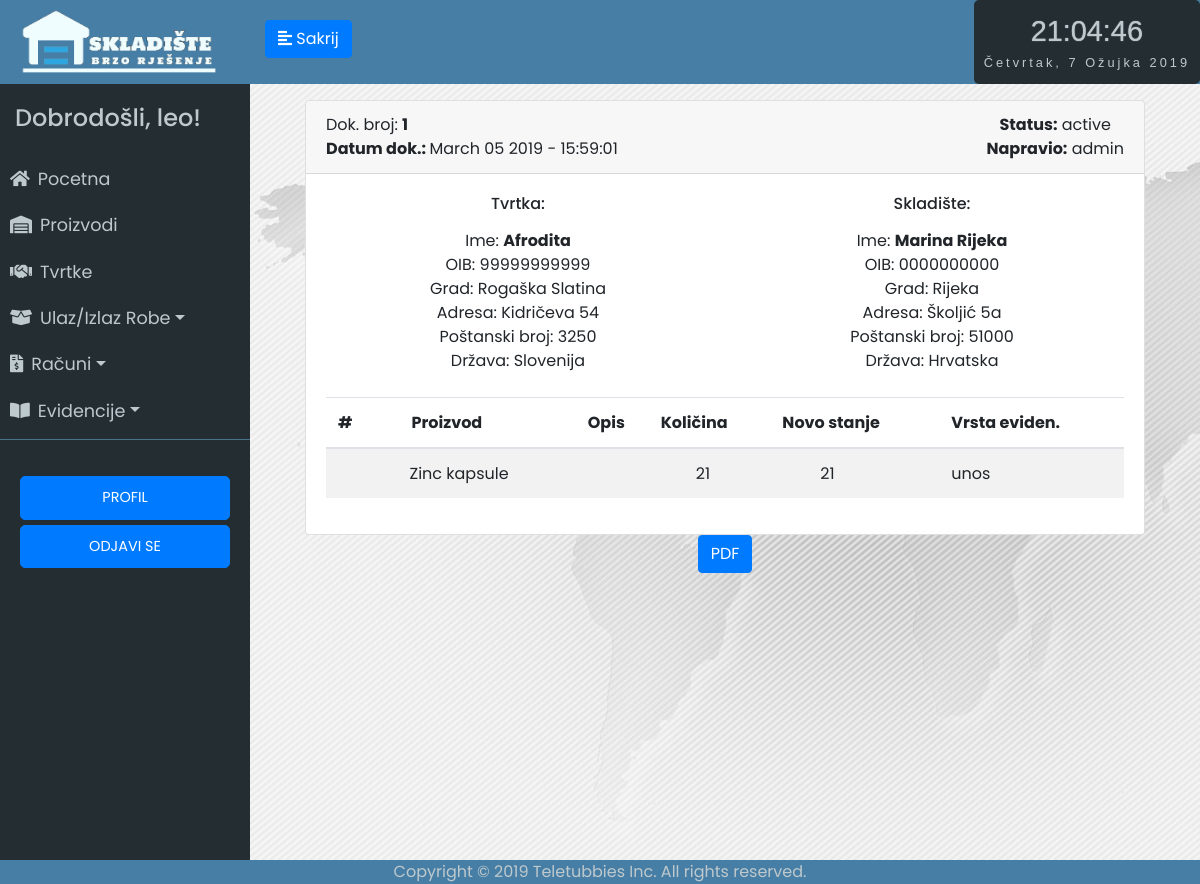
Page /evidencija/1 (signed in) on the committed database.
### app/models.py (models this page shows, shortened)
class User(UserMixin, db.Model):
	id = db.Column(db.Integer, primary_key=True)
	username = db.Column(db.String(64), index=True, unique=True)
	email = db.Column(db.String(120), index=True, unique=True)
	password_hash = db.Column(db.String(128))
	last_seen = db.Column(db.DateTime, default=datetime.utcnow)
	evidencija = db.relationship('Evidencija', backref='user', lazy='dynamic')

class Evidencija(db.Model):
	id = db.Column(db.Integer, primary_key=True)
	proizvod_id = db.Column(db.Integer, db.ForeignKey('proizvod.id'))
	tvrtka_id = db.Column(db.Integer, db.ForeignKey('tvrtka.id'))
	promijenjena_kolicina = db.Column(db.Integer)
	trenutna_kolicina = db.Column(db.Integer)
	datum_unosa = db.Column(db.DateTime, default=datetime.utcnow)
	vrsta_unosa = db.Column(db.String(64))
	user_id = db.Column(db.Integer, db.ForeignKey('user.id'))
	receipt_id = db.Column(db.Integer, db.ForeignKey('receipt.id'))

class Receipt(db.Model):
	id = db.Column(db.Integer, primary_key=True)
	status = db.Column(db.String(64))
	date = db.Column(db.DateTime, default=datetime.utcnow)
	receipt_type = db.Column(db.String(64))
	evidencija = db.relationship('Evidencija', backref='receipt', lazy='dynamic')
	storno_date = db.Column(db.DateTime, nullable=True)
	storno_user = db.Column(db.String(64), nullable=True)

class Tvrtka(db.Model):
	__searchable__ = ['name']
	id = db.Column(db.Integer, primary_key=True)
	name = db.Column(db.String(64))
	oib = db.Column(db.Integer, unique=True)
	adresa = db.Column(db.String(200))
	grad = db.Column(db.String(64))
	p_broj = db.Column(db.Integer)
	drzava = db.Column(db.String(64))
	evidencija = db.relationship('Evidencija', backref='tvrtka', lazy='dynamic')

class Proizvod(db.Model):
	__searchable__ = ['name']
	id = db.Column(db.Integer, primary_key=True)
	name = db.Column(db.String(64))
	kolicina = db.Column(db.Integer, default=0)
	zemlja_podrijetla = db.Column(db.String(64))
	opis_proizvoda = db.Column(db.String(300))
	datum_unosa = db.Column(db.DateTime, default=datetime.utcnow)
	evidencija = db.relationship('Evidencija', backref='proizvod', lazy='dynamic')
	bar_kod = db.Column(db.String(64))

### app/routes.py (the view)
@app.route('/evidencija/<id>')
@login_required
def evidencija(id):
	evidencija = Evidencija.query.filter_by(id=id).first_or_404()
	return render_template('evidencija.html', id=id, evidencija=evidencija)

### app/models.py (called while the page is built)
@login.user_loader
def load_user(id):
	return User.query.get(int(id))

### app/routes.py (called while the page is built)
@app.before_request
def before_request():
	if current_user.is_authenticated:
		current_user.last_seen = datetime.utcnow()
		db.session.commit()

### app/templates/evidencija.html (shortened to what this page needs)
{% extends "base.html" %}
{% block content %}
<link rel="stylesheet" href="https://stackpath.bootstrapcdn.com/bootstrap/4.2.1/css/bootstrap.min.css" integrisha384-GJzZqFGwb1QTTN6wy59ffF1BuGJpLSa9DkKMp0DgiMDm4iYMj70gZWKYbI706tWS">
<link href="../static/style.css" type="text/css" rel="stylesheet">
<link rel="stylesheet" href="https://use.fontawesome.com/releases/v5.7.1/css/all.css">
<div id="contentToPdf" class="unos-p">
	<div class="container">
		<div class="card">
			<div class="card-header">
				<span class="float-left"><span class="float-left">Dok. broj: <strong>{{id}}</strong></span><br><span class="float-left"><strong>Datum dok.: </strong>{{ evidencija.datum_unosa.strftime('%B %d %Y - %H:%M:%S') }}</span>
				</span></span>
				<span class="float-right"><strong>Status:</strong> {{evidencija.receipt.status}}<br><strong>Napravio:</strong> {{evidencija.user.username}}
				</span>
				<br>
				<br>
			</div>
			<div class="card-body">
				<div class="row mb-4">
					<div class="col-sm-6">
						<h6 class="mb-3">Tvrtka:</h6>
						<div>Ime: <strong>{{ evidencija.tvrtka.name }}</strong></div>
						<div>OIB: {{ evidencija.tvrtka.oib }}</div>
						<div>Grad: {{ evidencija.tvrtka.grad }}</div>
						<div>Adresa: {{ evidencija.tvrtka.adresa }}</div>
						<div>Poštanski broj: {{ evidencija.tvrtka.p_broj }}</div>
						<div>Država: {{ evidencija.tvrtka.drzava }}</div>
						</div>
					<div class="col-sm-6">
						<h6 class="mb-3">Skladište:</h6>
						<div>Ime: <strong>Marina Rijeka</strong></div>
						<div>OIB: 0000000000</div>
						<div>Grad: Rijeka</div>
						<div>Adresa: Školjić 5a</div>
						<div>Poštanski broj: 51000</div>
						<div>Država: Hrvatska</div>
					</div>
				</div>
				<div class="table-responsive-sm">
					<table class="table table-striped">
						<thead>
						<tr>
							<th class="center">#</th>
							<th ><span class="float-left" style=" padding-left: 20px;">Proizvod</span></th>
							<th> <span class="float-left" style=" padding-left: 0px;">Opis</th>
							<th class="right" style=" padding-left: 0px;">Količina</th>
							<th class="right">Novo stanje</th>
							<th class="center">Vrsta eviden.</th>
						</tr>
					</thead>
					<tbody>
						<tr>
							<td ><script type="text/javascript">document.write(number); number+=1;</script></td>
							<td  style=" padding-left: 30px; ">{{ evidencija.proizvod.name }}</td>
							<td  style=" padding-left: 10px; ">{{ evidencija.proizvod.opis_proizvoda }}</td>
							<td  style=" padding-left: 35px;">{{ evidencija.promijenjena_kolicina }}</td>
							<td  style=" padding-left: 50px;">{{ evidencija.trenutna_kolicina }}</td>
							<td class="center">{{ evidencija.vrsta_unosa }}</td>
						</tr>
					</tbody>
					</table>
				</div>
		</div>
	</div>
</div>
<button class="btn btn-primary" onclick="window.open('../evidencija_pdf/{{evidencija.id}}')">PDF</button>
{% endblock %}

### app/templates/base.html (shortened to what this page needs)
<html>
<head>
	<link rel="stylesheet" href="https://stackpath.bootstrapcdn.com/bootstrap/4.2.1/css/bootstrap.min.css" integrisha384-GJzZqFGwb1QTTN6wy59ffF1BuGJpLSa9DkKMp0DgiMDm4iYMj70gZWKYbI706tWS">
	<link href="../static/style.css" type="text/css" rel="stylesheet">
	<link rel="stylesheet" href="https://use.fontawesome.com/releases/v5.7.1/css/all.css">
</head>
<body onload="startTime()">
	<div class="wrapper">
	<nav id="sidebar">
		<div class="sidebar-header ">
			<img src="../static/logo5.png" style="width: 200px; height: auto;">
		</div>
		<ul class="list-unstyled components" id="navigation">
			<h4>Dobrodošli, {{ current_user.username }}!</h4>
			<li class="{% block index %}{% endblock %}">
				<a href="{{ url_for('index') }}"><i class="fas fa-home mr-2"></i>Pocetna</a>
			</li>
			<li class="{% block stanje_skladista %}{% endblock %}">
				<a href="{{ url_for('stanje_skladista1') }}"><i class="fas fa-warehouse mr-2"></i>Proizvodi</a>
			</li>
			<li class="{% block dobavljaci %}{% endblock %}">
				<a href="{{ url_for('tvrtke1') }}"><i class="fas fa-handshake mr-2"></i>Tvrtke</a>
			</li>
			<li class="{% block ulaz_izlaz %}{% endblock %}">
				<a href="#pageSubmenu2" data-toggle="collapse" aria-expanded="false" class="dropdown-toggle"><i class="fas fa-box-open mr-2"></i>Ulaz/Izlaz Robe</a>
			</li>
			<li class="{% block racuni %}{% endblock %}">
				<a href="#pageSubmenu3" data-toggle="collapse" aria-expanded="false" class="dropdown-toggle"><i class="fas fa-file-invoice-dollar mr-2"></i>Računi</a>
			</li>
			<li class="{% block evidencije %}{% endblock %}">
				<a href="#pageSubmenu" data-toggle="collapse" aria-expanded="false" class="dropdown-toggle"><i class="fas fa-book-open mr-2"></i>Evidencije</a>
			</li>
		</ul>
		<ul class="list-unstyled CTAs">
                <li>
                    <a href="{{ url_for('user', username=current_user.username) }}" class="btn btn-primary hover-plava">PROFIL</a>
                </li>
                <li>
                    <a href="{{ url_for('logout') }}" class="btn btn-primary hover-plava">ODJAVI SE</a>
                </li>
            </ul>
	</nav>
		<div class="tijelo">
	        <div class="plava-pozadina">
	        	<div class="d-flex bd-highlight">
	  				<div class="bd-highlight">
		            	<button type="button" id="sidebarCollapse" class="btn btn-primary">
			                <i class="fas fa-align-left"></i>
			                <span class="sakrij-tipku"></span>
		            	</button>
		            </div>
	  				<div class="ml-auto bd-highlight">
	  					<div id="clockdate">
		  					<div class="clockdate-wrapper">
		    					<div id="clock"></div>
		    					<div id="date"></div>
		  					</div>
						</div>
					</div>
				</div>
	    	</div>
			<div class="plavo">
			{% block content %}
			{% endblock %}
			</div>
		</div>
<footer>Copyright © 2019 Teletubbies Inc. All rights reserved.</footer>
</body>
</html>

### app/static/style.css (style rules this page uses)
body { font-family: 'Poppins', sans-serif; background: #fafafa; }
h4 { padding: 15px; }
.wrapper { display: flex; width: 100%; align-items: stretch; }
a, a:hover, a:focus { color: inherit; text-decoration: none; transition: all 0.3s; }
#sidebar { min-width: 250px; max-width: 250px; min-height: 100vh; background: #242d32; color: #bec9cd; transition: all 0.3s; }
#sidebarCollapse { margin-top: 20px; margin-left: 15px; }
#sidebar .sidebar-header { padding: 7.5px 20px; background: #477ea5; color: #f0fdfe; }
#sidebar ul.components { padding: 5px 0; border-bottom: 1px solid #47748b; }
#sidebar ul li a { padding: 10px; font-size: 1.1em; display: block; }
ul.CTAs { padding: 20px; }
ul.CTAs a { text-align: center; font-size: 0.9em !important; display: block; border-radius: 5px; margin-bottom: 5px; }
.tijelo { display: inline-block; width: 100%; }
.plavo { display: inline-block; width: 100%; text-align: center; }
.plava-pozadina { background-color: #477ea5; display: inline-block; width: 100%; height: 84px; }
.unos-p { padding-top: 2vh; padding-left: 5vh; padding-right: 5vh; background-image: url('map.jpg'); height: 100vh; }
.sakrij-tipku:before { content: 'Sakrij'; }
.clockdate-wrapper { background-color: #242d32; padding:10px; max-width:350px; width:100%; text-align:center; border-radius:5px; margin:0 auto; height: 84px; }
#clock { background-color:#242d32; font-family: sans-serif; font-size:1.8rem; text-shadow:0px 0px 1px #bec9cd; color:#bec9cd; }
#date { letter-spacing:3px; font-size:0.8rem; font-family:arial,sans-serif; color:#bec9cd; }
footer { position: fixed; left: 0; bottom: 0; width: 100%; background-color: #477ea5; color: #bec9cd; text-align: center; }
:root { --mainColor: #007bff; }

### rows in the picture
User: username "leo"
Evidencija: datum_unosa "March 05 2019 - 15:59:01", promijenjena_kolicina "21", trenutna_kolicina "21", vrsta_unosa "unos"
Receipt: receipt.status "active"
User: user.username "admin"
Tvrtka: tvrtka.name "Afrodita", tvrtka.oib "99999999999", tvrtka.grad "Rogaška Slatina", tvrtka.adresa "Kidričeva 54", tvrtka.p_broj "3250", tvrtka.drzava "Slovenija"
Proizvod: proizvod.name "Zinc kapsule"

### other values in the picture
{{ id }} "1"
